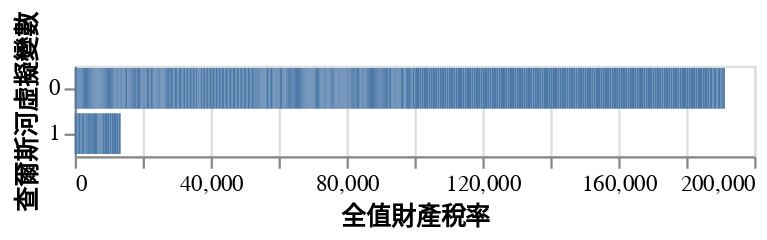

Notebook cell for this chart:
### Code cell
alt.Chart(df).encode(
    alt.X("tax", title=description_map["TAX"]),
    alt.Y("chas:N", title=description_map["CHAS"]),
).mark_bar()

### Figure 1 — Vega-Lite specification as saved in the notebook (floating-point values rounded to 4 significant figures; data arrays with more than 128 entries replaced by an {"elided": "..."} marker saying what was removed)
{"config": {"view": {"continuousWidth": 300, "continuousHeight": 300}}, "data": {"name": "data-d80d72df6f19c3cf5d05ac8f64c40f02"}, "mark": {"type": "bar"}, "encoding": {"x": {"field": "tax", "title": "全值財產稅率", "type": "quantitative"}, "y": {"field": "chas", "title": "查爾斯河虛擬變數", "type": "nominal"}}, "$schema": "https://vega.github.io/schema/vega-lite/v5.20.1.json", "datasets": {"data-d80d72df6f19c3cf5d05ac8f64c40f02": {"elided": "506 records"}}}
